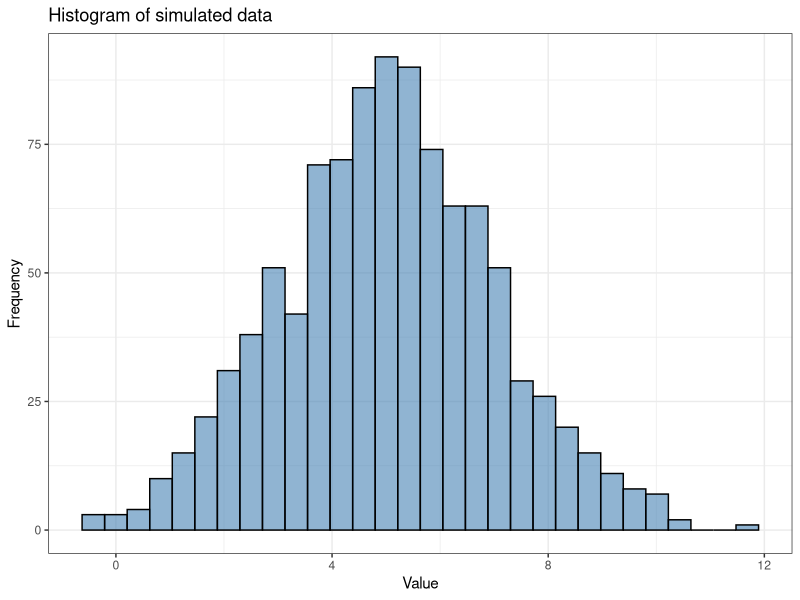
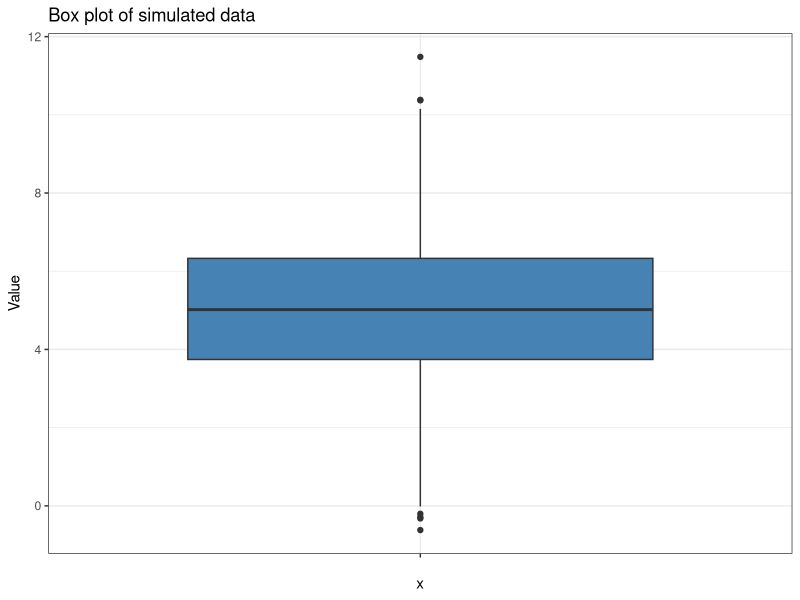
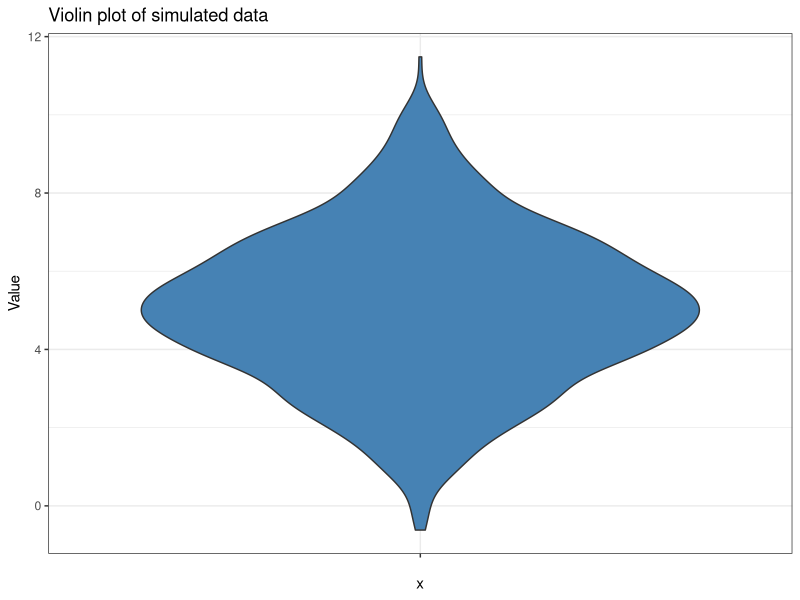

These charts were generated, in order, by the following R code:
# Introduction to Computational Statistics
# Jesús Urtasun Elizari: MRC LMS 2026
# Chapter 1: Descriptive statistics



# Exercise 1:

# 1. Simulate 10 observations from a gaussian distribution.

# 2. Implement a manual computation of mean, median, variance and std.

# 3. Check calculation with numpy / scipy implementation.

# 4. Repeat with simulated data following an exponential and a uniform distribution.



# Import libraries ............................................................

library(ggplot2)
setwd("/Users/jurtasun/Desktop/courses/LMS/2026/lms_computational_statistics/chapter1/solutions")



# Simulate data ...............................................................

# Random seed
set.seed(123)

# Simulate data
data <- rnorm(n = 1000, mean = 5, sd = 2)
# data <- runif(n = 1000, min = 0, max = 10)
# data <- rexp(n = 1000, rate = 1/2)
cat("\nRandom data:\n"); print(data)
cat("Data format:", class(data), "\n")
cat("Data shape:", length(data), "\n")

df <- data.frame(value = data)

# Plot data as histogram
ggplot(df, aes(x = value)) + 
geom_histogram(bins = 30, fill = "steelblue", color = "black", alpha = 0.6) +
  labs(title = "Histogram of simulated data", x = "Value", y = "Frequency") + theme_bw()

# Plot data as box plot
ggplot(df, aes(x = "", y = value)) + geom_boxplot(fill = "steelblue") +
  labs(title = "Box plot of simulated data", y = "Value") + theme_bw()

# Plot data as violin plot
ggplot(df, aes(x = "", y = value)) + geom_violin(fill = "steelblue") +
  labs(title = "Violin plot of simulated data", y = "Value") + theme_bw()



# Compute mean value ..........................................................

# Manual calculation
compute_mean <- function(data) {
    
    sum(data) / length(data)
  
}

# Check implementation
mean_manual <- compute_mean(data)
mean_r <- mean(data)
cat("\nMean (manual):", mean_manual, "\n")
cat("Mean (R):", mean_r, "\n")



# Compute variance ............................................................

# Manual calculation
compute_var <- function(data) {

    mean_val <- compute_mean(data)
    squared_diffs <- (data - mean_val)^2

    sum(squared_diffs) / length(data)
    
}

# Check implementation
var_manual <- compute_var(data)
var_r <- var(data) * (length(data) - 1) / length(data)
cat("\nVariance (manual):", var_manual, "\n")
cat("Variance (R):", var_r, "\n")



# Compute median ..............................................................

# Manual calculation
compute_median <- function(data) {

    sorted_data <- sort(data)
    n <- length(sorted_data)
    middle <- n %/% 2
    
    if (n %% 2 == 0) {
        (sorted_data[middle] + sorted_data[middle + 1]) / 2
    } else {
        sorted_data[middle + 1]
    }
    
}

# Check implementation
median_manual <- compute_median(data)
median_r <- median(data)
cat("\nMedian (manual):", median_manual, "\n")
cat("Median (R):", median_r, "\n")



# Compute std .................................................................

# Manual calculation
compute_std <- function(data) {

    compute_var(data) ^ 0.5
  
}

# Check implementation
std_manual <- compute_std(data)
std_r <- sd(data) * sqrt((length(data) - 1) / length(data))
cat("\nStandard deviation (manual):", std_manual, "\n")
cat("Standard deviation (R):", std_r, "\n")
